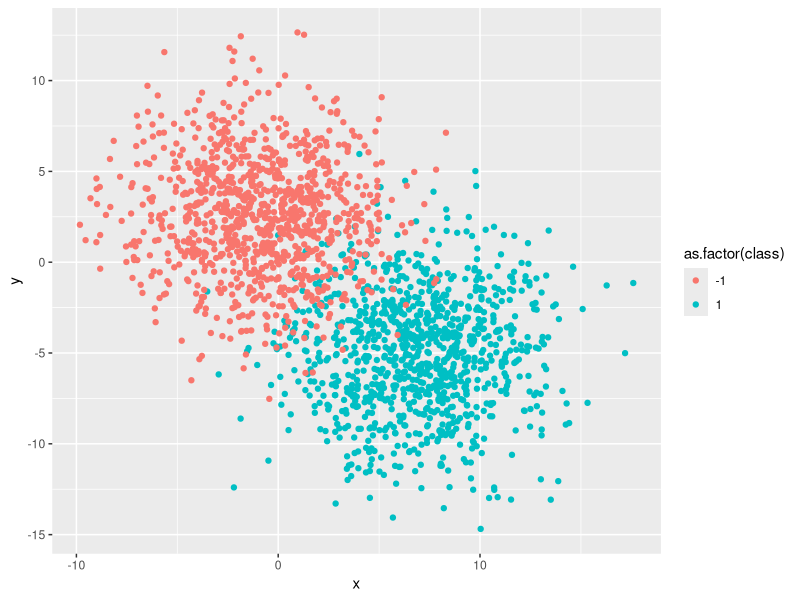
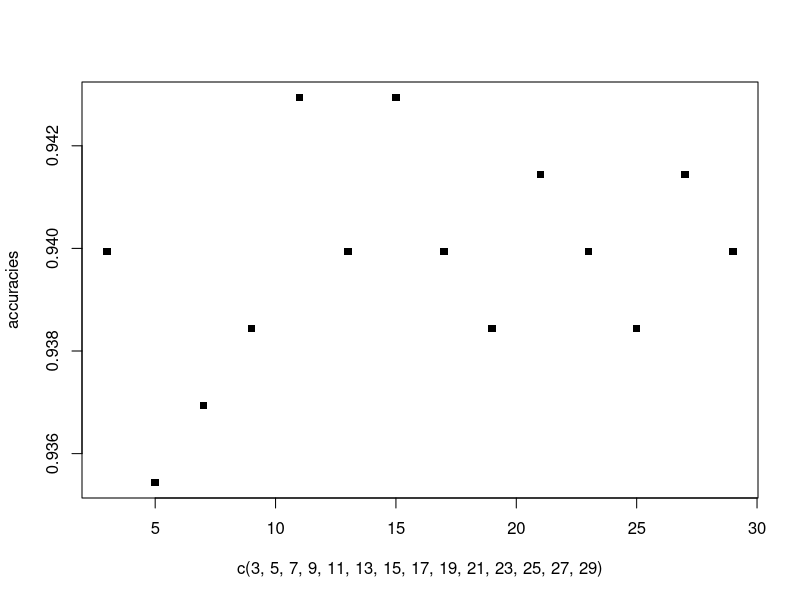
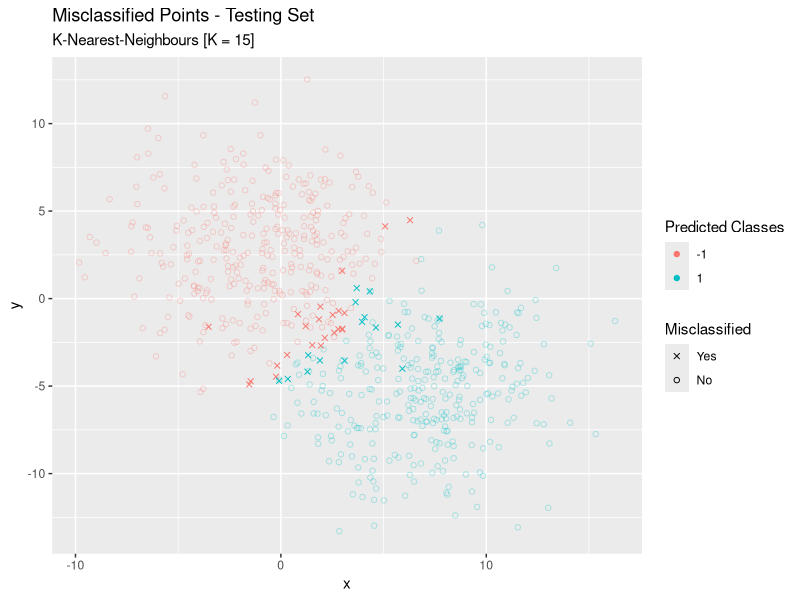

These figures' R source, in order:
library("ggplot2")

# Test K-NN

df1 = mvtnorm::rmvnorm(1000, mean = c(7, -5), sigma = matrix(c(10, 0, 0, 10), 2, 2))
df2 = mvtnorm::rmvnorm(1000, mean = c(-1, 2.5), sigma = matrix(c(10, 0, 0, 10), 2, 2))
df = as.data.frame(rbind(cbind(df1, 1L), cbind(df2, -1L)))
colnames(df) <- c("x", "y", "class")

ggplot(df) +
  geom_point(aes(x = x, y = y, col = as.factor(class))) +
  scale_color_discrete()

# Split Train / Test
test <- sample(nrow(df), 666, replace = F)

df_test = df[test, ]
df_train = df[-test, ]

# ggplot(df_train) +
#   geom_point(aes(x = x, y = y, col = as.factor(class))) +
#   scale_color_discrete()
# 
# ggplot(df_test) +
#   geom_point(aes(x = x, y = y, col = as.factor(class))) +
#   scale_color_discrete()

# K-NN (K-Nearest Neighbours)

# distance between any two vectors
euclid_dist <- function(v1, v2){
  return(sqrt(sum((v1 - v2)^2)))
}

# distances between new data and the training data
distance_each <- function(new_data, old_data){
  return(apply(old_data, MARGIN = 1, FUN = euclid_dist, v2 = new_data))
}

# we can now implement a classifying function
classify <- function(new_vec, k){
  neighb <- order(distance_each(new_vec, df_train[, c("x", "y")]),
                decreasing = F)[1:k]
  return(sign(sum(df_train[neighb, "class"])))
}

# predict
df_test$class_pred <- apply(df_test[, c("x", "y")], MARGIN = 1, FUN = classify, k = 3)

# evaluate
sum(df_test$class == df_test$class_pred) / length(df_test$class)
# Using K = 3, the we get an accuracy of 93% !


# TUNING HYPERPARAMETERS
# How does accuracy vary with our choice of k ?
accuracies = c()

for (i in c(3, 5, 7, 9, 11, 13, 15, 17, 19, 21, 23, 25, 27, 29)){
  df_test$class_pred <- apply(df_test[, c("x", "y")], MARGIN = 1, FUN = classify, k = i)
  acc <- sum(df_test$class == df_test$class_pred) / length(df_test$class)
  accuracies <- append(accuracies, acc)
}

plot(x = c(3, 5, 7, 9, 11, 13, 15, 17, 19, 21, 23, 25, 27, 29), y = accuracies, pch = 15)


# Pick k = 15
# plot misclassified points
df_test$class_pred <- apply(df_test[, c("x", "y")], MARGIN = 1, FUN = classify, k = 15)

df_test$correct <- df_test$class == df_test$class_pred

ggplot(df_test) +
  geom_point(aes(x = x, y = y, col = as.factor(class_pred), shape = as.factor(correct), alpha = as.factor(!correct)),
             show.legend = T) +
  scale_color_discrete(name = 'Predicted Classes', guide = 'legend', labels = c('-1', "1")) +
  scale_shape_manual(name = 'Misclassified', guide = "legend", labels = c("Yes", "No"), values = c(4, 1)) +
  scale_alpha_discrete(range = c(.3, 1)) +
  guides(alpha = F) +
  ggtitle(label = "Misclassified Points - Testing Set", subtitle = "K-Nearest-Neighbours [K = 15]")